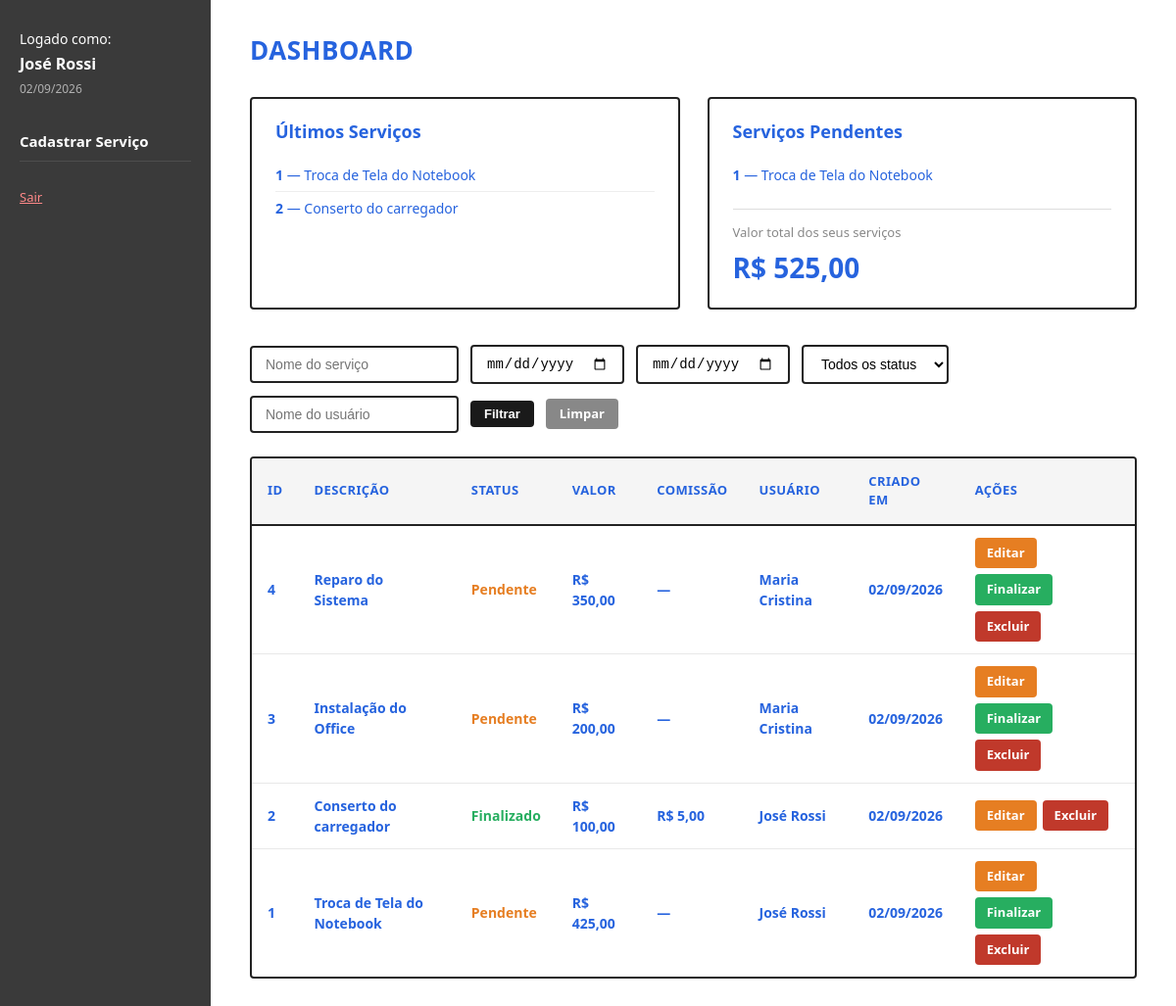
Screenshot of /dashboard.php (signed in) with the database file from the repository.
### tables this page shows
CREATE TABLE IF NOT EXISTS `service` (
    `id_service`       BIGINT(20)     NOT NULL AUTO_INCREMENT,
    `description`      VARCHAR(45)    NOT NULL,
    `price`            DECIMAL(11,2)  NOT NULL,
    `created_at`       DATETIME       NOT NULL DEFAULT CURRENT_TIMESTAMP,
    `update_at`        DATETIME       NOT NULL DEFAULT CURRENT_TIMESTAMP ON UPDATE CURRENT_TIMESTAMP,
    `finished_at`      DATETIME                DEFAULT NULL,
    `commission_user`  DECIMAL(11,2)           DEFAULT NULL,
    `user_id_user`     BIGINT(20)     NOT NULL,
    PRIMARY KEY (`id_service`),
    CONSTRAINT `fk_service_user`
        FOREIGN KEY (`user_id_user`) REFERENCES `user` (`id_user`)
        ON DELETE CASCADE ON UPDATE CASCADE
);

CREATE TABLE IF NOT EXISTS `user` (
    `id_user`    BIGINT(20)    NOT NULL AUTO_INCREMENT,
    `name`       VARCHAR(150)  NOT NULL,
    `email`      VARCHAR(100)  NOT NULL UNIQUE,
    `password`   VARCHAR(45)   NOT NULL,         
    `created_at` DATETIME      NOT NULL DEFAULT CURRENT_TIMESTAMP,
    `update_at`  DATETIME      NOT NULL DEFAULT CURRENT_TIMESTAMP ON UPDATE CURRENT_TIMESTAMP,
    `ativo`      TINYINT(1)    NOT NULL DEFAULT 1,
    PRIMARY KEY (`id_user`)
);

### includes/functions.php (called while the page is built, shortened)
<?php
function sanitize(string $value): string
{
    return htmlspecialchars(strip_tags(trim($value)), ENT_QUOTES, 'UTF-8');
}
function formatMoney(float $value): string
{
    return 'R$ ' . number_format($value, 2, ',', '.');
}
function formatDate(?string $date): string
{
    return date('d/m/Y', strtotime($date));
}
function getStatus(?string $finishedAt): string
{
    return empty($finishedAt) ? 'Pendente' : 'Finalizado';
}

### dashboard.php (the view, shortened to what this page needs)
<?php
require_once 'includes/functions.php';
$conn = getConnection();
$filterName   = sanitize($_GET['name']    ?? '');
$filterUser   = sanitize($_GET['user']    ?? '');
$filterFrom   = sanitize($_GET['from']    ?? '');
$filterTo     = sanitize($_GET['to']      ?? '');
$where  = ' WHERE 1=1 ';
$sql = "SELECT s.*, u.name AS user_name, u.email AS user_email
        FROM service s
        INNER JOIN user u ON u.id_user = s.user_id_user
        {$where}
        ORDER BY s.created_at DESC";
$stmt = $conn->prepare($sql);
$stmt->execute();
$services = $stmt->get_result()->fetch_all(MYSQLI_ASSOC);
$stmtTotal = $conn->prepare(
    "SELECT COALESCE(SUM(price), 0) AS total
     FROM service WHERE user_id_user = ?"
);
$stmtTotal->bind_param('i', $_SESSION['user_id']);
$stmtTotal->execute();
$totalRow = $stmtTotal->get_result()->fetch_assoc();
$stmtLast = $conn->prepare(
    "SELECT id_service, description, finished_at
     FROM service WHERE user_id_user = ?
     ORDER BY created_at DESC LIMIT 5"
);
$stmtLast->bind_param('i', $_SESSION['user_id']);
$stmtLast->execute();
$lastServices = $stmtLast->get_result()->fetch_all(MYSQLI_ASSOC);
$stmtPend = $conn->prepare(
    "SELECT id_service, description
     FROM service WHERE user_id_user = ? AND finished_at IS NULL
     ORDER BY created_at DESC LIMIT 5"
);
$stmtPend->bind_param('i', $_SESSION['user_id']);
$stmtPend->execute();
$pendingServices = $stmtPend->get_result()->fetch_all(MYSQLI_ASSOC);
?>
<!DOCTYPE html>
<html lang="pt-BR">
<head>
    <link rel="stylesheet" href="assets/css/style.css">
</head>
<body>
<div class="layout">
    <aside class="sidebar">
        <div class="sidebar__user">
            Logado como:<br>
            <span><?= htmlspecialchars($_SESSION['user_name']) ?></span>
            <small style="display:block;opacity:.6;font-size:12px;margin-top:2px;">
                <?= date('d/m/Y') ?>
            </small>
        </div>
        <nav>
            <a href="service_new.php">Cadastrar Serviço</a>
        </nav>
        <div class="sidebar__logout">
            <a href="logout.php">Sair</a>
        </div>
    </aside>
    <main class="main">
        <h1>Dashboard</h1>
        <div class="summary-grid">
            <div class="summary-card">
                <h2>Últimos Serviços</h2>
                <?php if ($lastServices): ?>
                <ul>
                    <?php foreach ($lastServices as $ls): ?>
                    <li>
                        <strong><?= $ls['id_service'] ?></strong>
                        — <?= htmlspecialchars($ls['description']) ?>
                    </li>
                    <?php endforeach; ?>
                </ul>
                <?php else: ?>
                    <p style="color:var(--color-muted)">Nenhum serviço registrado.</p>
                <?php endif; ?>
            </div>
            <div class="summary-card">
                <h2>Serviços Pendentes</h2>
                <?php if ($pendingServices): ?>
                <ul>
                    <?php foreach ($pendingServices as $ps): ?>
                    <li>
                        <strong><?= $ps['id_service'] ?></strong>
                        — <?= htmlspecialchars($ps['description']) ?>
                    </li>
                    <?php endforeach; ?>
                </ul>
                <?php else: ?>
                    <p style="color:var(--color-muted)">Nenhum serviço pendente.</p>
                <?php endif; ?>
                <div style="margin-top:18px;border-top:1px solid #ddd;padding-top:14px;">
                    <div style="font-size:13px;color:var(--color-muted);margin-bottom:4px;">
                        Valor total dos seus serviços
                    </div>
                    <div class="summary-card__total">
                        <?= formatMoney((float)$totalRow['total']) ?>
                    </div>
                </div>
            </div>
        </div>
        <form method="GET" action="dashboard.php" class="filters">
            <input
                type="text"
                name="name"
                placeholder="Nome do serviço"
                value="<?= htmlspecialchars($filterName) ?>"
            >
            <input
                type="date"
                name="from"
                value="<?= htmlspecialchars($filterFrom) ?>"
                title="Data inicial"
            >
            <input
                type="date"
                name="to"
                value="<?= htmlspecialchars($filterTo) ?>"
                title="Data final"
            >
            <select name="status">
                <option value="">Todos os status</option>
            </select>
            <input
                type="text"
                name="user"
                placeholder="Nome do usuário"
                value="<?= htmlspecialchars($filterUser) ?>"
            >
            <button type="submit" class="btn btn--primary btn--sm">Filtrar</button>
            <a href="dashboard.php" class="btn btn--sm" style="background:#888;color:#fff;">Limpar</a>
        </form>
        <div class="table-wrap">
            <table>
                <thead>
                    <tr>
                        <th>ID</th>
                        <th>Descrição</th>
                        <th>Status</th>
                        <th>Valor</th>
                        <th>Comissão</th>
                        <th>Usuário</th>
                        <th>Criado em</th>
                        <th>Ações</th>
                    </tr>
                </thead>
                <tbody>
                <?php if ($services): ?>
                    <?php foreach ($services as $svc): ?>
                    <?php $status = getStatus($svc['finished_at']); ?>
                    <tr>
                        <td><?= $svc['id_service'] ?></td>
                        <td><?= htmlspecialchars($svc['description']) ?></td>
                        <td>
                            <span class="status-<?= strtolower($status) ?>">
                                <?= $status ?>
                            </span>
                        </td>
                        <td><?= formatMoney((float)$svc['price']) ?></td>
                        <td>
                            <?= $svc['commission_user']
                                ? formatMoney((float)$svc['commission_user'])
                                : '—' ?>
                        </td>
                        <td><?= htmlspecialchars($svc['user_name']) ?></td>
                        <td><?= formatDate($svc['created_at']) ?></td>
                        <td>
                            <div class="actions">
                                <a href="service_edit.php?id=<?= $svc['id_service'] ?>"
                                   class="btn btn--warn">Editar</a>
                                <?php if (!$svc['finished_at']): ?>
                                <a href="actions/finish_service.php?id=<?= $svc['id_service'] ?>"
                                   class="btn btn--ok js-confirm-finish">Finalizar</a>
                                <?php endif; ?>
                                <a href="actions/delete_service.php?id=<?= $svc['id_service'] ?>"
                                   class="btn btn--danger js-confirm-delete">Excluir</a>
                            </div>
                        </td>
                    </tr>
                    <?php endforeach; ?>
                <?php endif; ?>
                </tbody>
            </table>
        </div>
    </main>
</div>
</body>
</html>

### assets/css/style.css (style rules this page uses)
*, *::before, *::after { box-sizing: border-box; margin: 0; padding: 0; }
:root { --color-bg: #ffffff; --color-surface: #f5f5f5; --color-border: #222222; --color-sidebar: #3a3a3a; --color-sidebar-text: #ffffff; --color-btn: #1a1a1a; --color-btn-text: #ffffff; --color-btn-danger:#c0392b; --color-btn-warn: #e67e22; --color-btn-ok: #27ae60; --color-link: #2563eb; --color-text: #2663de; --color-muted: #888888; --color-error-bg: #fdecea; --color-error-txt: #c0392b; --color-success-bg:#eafaf1; --color-success-txt:#27ae60; --font-main: 'Segoe UI', Arial, sans-serif; --radius: 4px; }
body { font-family: var(--font-main); background: var(--color-bg); color: var(--color-text); font-size: 15px; line-height: 1.5; }
.btn { display: inline-block; padding: 14px 28px; border: none; border-radius: var(--radius); font-size: 15px; font-weight: 600; cursor: pointer; text-decoration: none; transition: opacity .15s; }
.btn--primary { background: var(--color-btn); color: var(--color-btn-text); }
.btn--danger { background: var(--color-btn-danger);color: #fff; padding: 6px 12px; font-size: 13px; }
.btn--warn { background: var(--color-btn-warn); color: #fff; padding: 6px 12px; font-size: 13px; }
.btn--ok { background: var(--color-btn-ok); color: #fff; padding: 6px 12px; font-size: 13px; }
.btn--sm { padding: 6px 14px; font-size: 13px; }
.layout { display: flex; min-height: 100vh; }
.sidebar { width: 215px; min-width: 215px; background: var(--color-sidebar); color: var(--color-sidebar-text); padding: 28px 20px; display: flex; flex-direction: column; gap: 24px; }
.sidebar__user { font-size: 14px; line-height: 1.7; }
.sidebar__user span { display: block; font-weight: 700; font-size: 16px; }
.sidebar nav a { display: block; color: var(--color-sidebar-text); font-weight: 700; font-size: 15px; text-decoration: none; padding: 8px 0; border-bottom: 1px solid rgba(255,255,255,.1); }
.sidebar__logout a { color: #ff8888; font-size: 13px; text-decoration: underline; }
.main { flex: 1; padding: 32px 40px; overflow-x: auto; }
.main h1 { font-size: 26px; font-weight: 800; margin-bottom: 28px; text-transform: uppercase; letter-spacing: .5px; }
.summary-grid { display: grid; grid-template-columns: 1fr 1fr; gap: 28px; margin-bottom: 36px; }
.summary-card { border: 2px solid var(--color-border); border-radius: var(--radius); padding: 20px 24px; }
.summary-card h2 { font-size: 18px; font-weight: 700; margin-bottom: 14px; }
.summary-card__total { font-size: 28px; font-weight: 800; }
.summary-card ul { list-style: none; padding: 0; }
.summary-card ul li { padding: 6px 0; border-bottom: 1px solid #eee; font-size: 14px; }
.summary-card ul li:last-child { border-bottom: none; }
.filters { display: flex; gap: 12px; align-items: center; flex-wrap: wrap; margin-bottom: 24px; }
.filters input, .filters select { padding: 9px 14px; border: 2px solid var(--color-border); border-radius: var(--radius); font-size: 14px; background: var(--color-bg); outline: none; }
.table-wrap { border: 2px solid var(--color-border); border-radius: var(--radius); overflow-x: auto; }
table { width: 100%; border-collapse: collapse; }
table th { text-align: left; padding: 14px 16px; font-size: 13px; font-weight: 700; text-transform: uppercase; letter-spacing: .4px; background: var(--color-surface); border-bottom: 2px solid var(--color-border); }
table td { padding: 12px 16px; font-size: 14px; font-weight: 600; border-bottom: 1px solid #e8e8e8; vertical-align: middle; }
table tr:last-child td { border-bottom: none; }
.status-pendente { color: var(--color-btn-warn); }
.status-finalizado { color: var(--color-btn-ok); }
.actions { display: flex; gap: 6px; flex-wrap: wrap; }

### rows the page displays
service: id_service "1", description "Troca de Tela do Notebook", finished_at "Pendente", price "R$ 425,00", user_id_user.name "José Rossi", created_at "02/09/2026"
service: id_service "2", description "Conserto do carregador", finished_at "Finalizado", price "R$ 100,00", commission_user "R$ 5,00", user_id_user.name "José Rossi", created_at "02/09/2026"
service: id_service "4", description "Reparo do Sistema", finished_at "Pendente", price "R$ 350,00", user_id_user.name "Maria Cristina", created_at "02/09/2026"
service: id_service "3", description "Instalação do Office", finished_at "Pendente", price "R$ 200,00", user_id_user.name "Maria Cristina", created_at "02/09/2026"

### other values shown
$_SESSION['user_name'] "José Rossi"
formatMoney((float)$totalRow['total']) "R$ 525,00"
